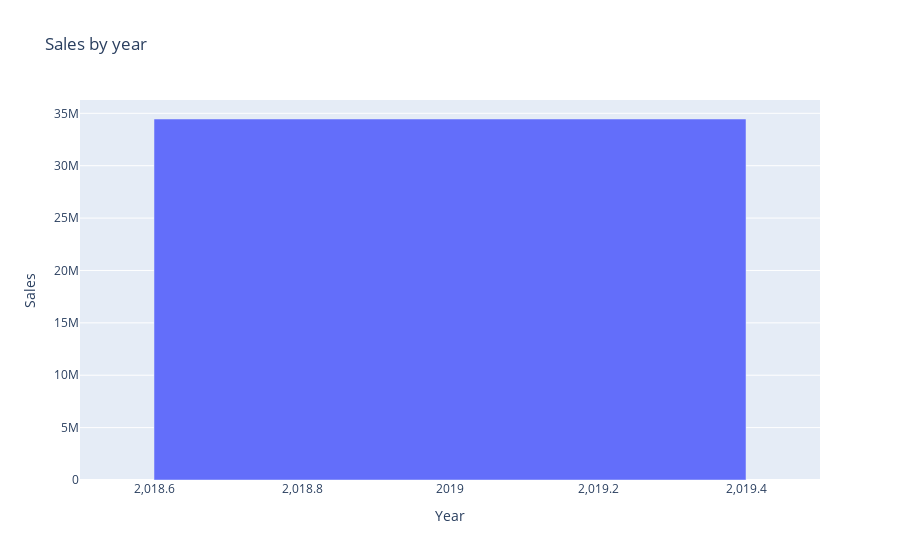

Notebook source saved alongside this figure:
### Code cell
#Trend on year
df["Year"]=df['Order Date'].dt.year

year_sales=df.groupby("Year").sum().reset_index()
year_chart=px.bar(
    year_sales,
    x="Year",
    y="Sales",
    title="Sales by year"
)
year_chart.show()

### Figure 1 — Plotly figure (JSON) as saved in the notebook; plotly's stock layout.template omitted (floating-point values rounded to 4 significant figures)
{"data": [{"alignmentgroup": "True", "hovertemplate": "Year=%{x}<br>Sales=%{y}<extra></extra>", "legendgroup": "", "marker": {"color": "#636efa", "pattern": {"shape": ""}}, "name": "", "offsetgroup": "", "orientation": "v", "showlegend": false, "textposition": "auto", "type": "bar", "x": [2019], "xaxis": "x", "y": [34460000.0], "yaxis": "y"}], "layout": {"barmode": "relative", "legend": {"tracegroupgap": 0}, "title": {"text": "Sales by year"}, "xaxis": {"anchor": "y", "domain": [0, 1], "title": {"text": "Year"}}, "yaxis": {"anchor": "x", "domain": [0, 1], "title": {"text": "Sales"}}}}
